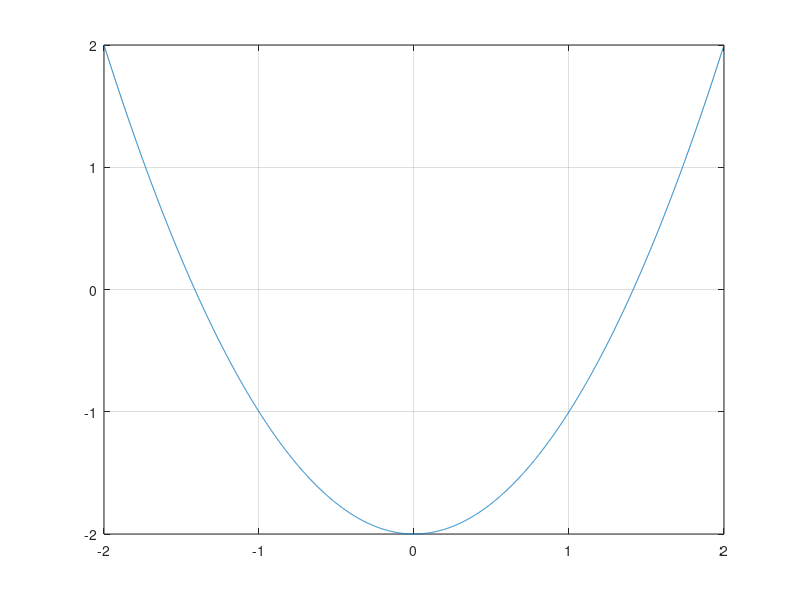
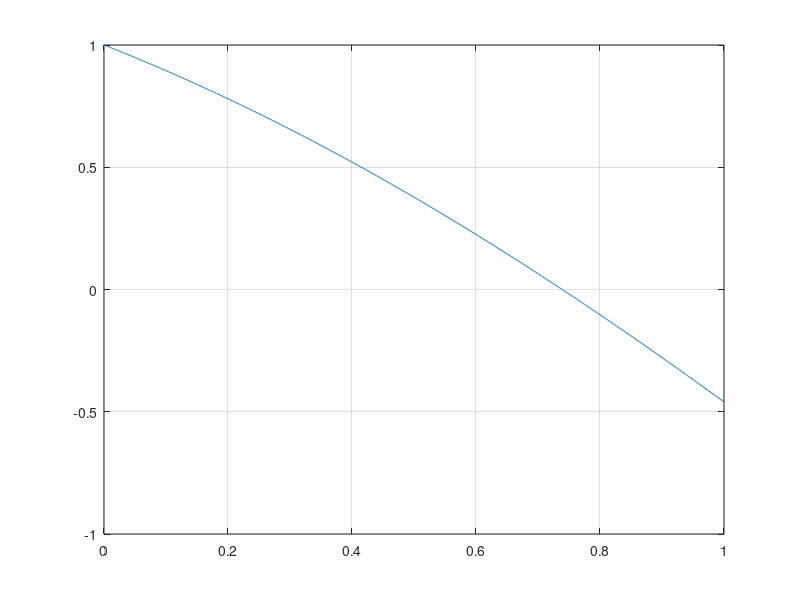

Source code (MATLAB) for these figures, in order:
%% b) Parte 1

clear
clc

% Primera funcion x^2 = 2
f1 = @(x) x.^2 - 2;

% GRaficamos la funcion f1 para hallar los candidatos a la raiz
xx = -2:0.001:2;
figure;
plot(xx, f1(xx))
grid on 

% Por la grafica sabemos que una raiz estara cerca del punto x0 = 1
r = fzero(f1, 1);

disp("El valor aproximado de la raiz es: ")
disp(r)

%% a) Parte 3

clear
clc

% Primera funcion cos(x) = x
f3 = @(x) cos(x) - x;


% GRaficamos la funcion f1 para hallar los candidatos a la raiz
xx = 0:0.001:1;
figure;
plot(xx, f3(xx))
grid on 

% Por la grafica sabemos que una raiz estara cerca del punto x0 = 0.7
r = fzero(f3, 0.7);

disp("El valor aproximado de la raiz es: ")
disp(r)


